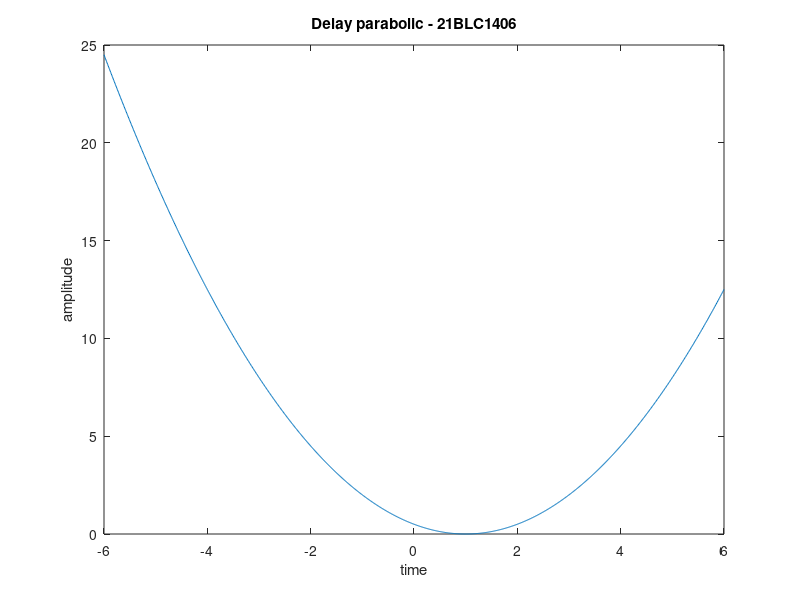

Write MATLAB code to recreate this figure.
% delay parabolioc

clc;
close all;
clear all;
t=-6:0.01:6;
parabola=0.5*((t-1).^2);
plot(t,parabola);
xlabel('time');
ylabel('amplitude');
title("Delay parabolic - 21BLC1406")
